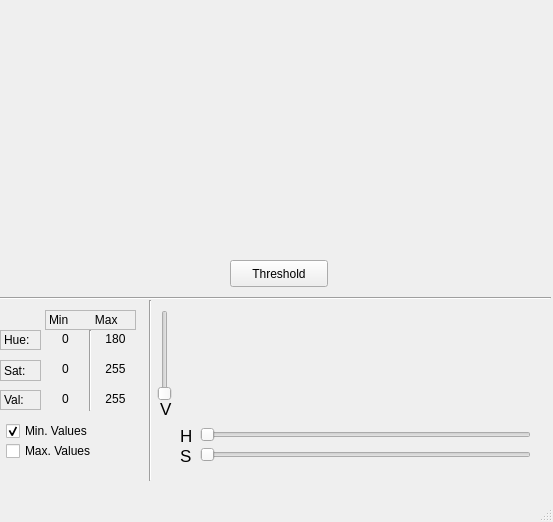
<?xml version="1.0" encoding="UTF-8"?>
<ui version="4.0">
 <class>MainWindow</class>
 <widget class="QMainWindow" name="MainWindow">
  <property name="geometry">
   <rect>
    <x>0</x>
    <y>0</y>
    <width>553</width>
    <height>522</height>
   </rect>
  </property>
  <property name="windowTitle">
   <string>MainWindow</string>
  </property>
  <widget class="QWidget" name="centralwidget">
   <widget class="QWidget" name="video" native="true">
    <property name="geometry">
     <rect>
      <x>120</x>
      <y>0</y>
      <width>320</width>
      <height>240</height>
     </rect>
    </property>
    <property name="autoFillBackground">
     <bool>false</bool>
    </property>
   </widget>
   <widget class="Line" name="line">
    <property name="geometry">
     <rect>
      <x>0</x>
      <y>290</y>
      <width>551</width>
      <height>16</height>
     </rect>
    </property>
    <property name="orientation">
     <enum>Qt::Horizontal</enum>
    </property>
   </widget>
   <widget class="QPushButton" name="setThreshold">
    <property name="geometry">
     <rect>
      <x>230</x>
      <y>260</y>
      <width>98</width>
      <height>27</height>
     </rect>
    </property>
    <property name="text">
     <string>Threshold</string>
    </property>
   </widget>
   <widget class="QLabel" name="color_picker">
    <property name="geometry">
     <rect>
      <x>180</x>
      <y>310</y>
      <width>351</width>
      <height>111</height>
     </rect>
    </property>
    <property name="mouseTracking">
     <bool>false</bool>
    </property>
    <property name="text">
     <string/>
    </property>
    <property name="pixmap">
     <pixmap>hsv.jpg</pixmap>
    </property>
    <property name="scaledContents">
     <bool>true</bool>
    </property>
   </widget>
   <widget class="QLabel" name="h_lbl">
    <property name="geometry">
     <rect>
      <x>180</x>
      <y>420</y>
      <width>16</width>
      <height>31</height>
     </rect>
    </property>
    <property name="font">
     <font>
      <pointsize>13</pointsize>
     </font>
    </property>
    <property name="text">
     <string>H</string>
    </property>
    <property name="scaledContents">
     <bool>true</bool>
    </property>
   </widget>
   <widget class="QSlider" name="hue">
    <property name="geometry">
     <rect>
      <x>200</x>
      <y>420</y>
      <width>331</width>
      <height>29</height>
     </rect>
    </property>
    <property name="maximum">
     <number>180</number>
    </property>
    <property name="singleStep">
     <number>5</number>
    </property>
    <property name="orientation">
     <enum>Qt::Horizontal</enum>
    </property>
   </widget>
   <widget class="QSlider" name="value">
    <property name="geometry">
     <rect>
      <x>150</x>
      <y>310</y>
      <width>29</width>
      <height>91</height>
     </rect>
    </property>
    <property name="maximum">
     <number>255</number>
    </property>
    <property name="singleStep">
     <number>5</number>
    </property>
    <property name="orientation">
     <enum>Qt::Vertical</enum>
    </property>
   </widget>
   <widget class="QLabel" name="v_lbl">
    <property name="geometry">
     <rect>
      <x>160</x>
      <y>400</y>
      <width>21</width>
      <height>17</height>
     </rect>
    </property>
    <property name="font">
     <font>
      <pointsize>13</pointsize>
     </font>
    </property>
    <property name="text">
     <string>V</string>
    </property>
    <property name="scaledContents">
     <bool>true</bool>
    </property>
   </widget>
   <widget class="QLabel" name="hue_label">
    <property name="geometry">
     <rect>
      <x>0</x>
      <y>330</y>
      <width>41</width>
      <height>20</height>
     </rect>
    </property>
    <property name="frameShape">
     <enum>QFrame::StyledPanel</enum>
    </property>
    <property name="frameShadow">
     <enum>QFrame::Plain</enum>
    </property>
    <property name="midLineWidth">
     <number>2</number>
    </property>
    <property name="text">
     <string>Hue: </string>
    </property>
   </widget>
   <widget class="QLabel" name="sat_label">
    <property name="geometry">
     <rect>
      <x>0</x>
      <y>360</y>
      <width>41</width>
      <height>21</height>
     </rect>
    </property>
    <property name="frameShape">
     <enum>QFrame::StyledPanel</enum>
    </property>
    <property name="frameShadow">
     <enum>QFrame::Plain</enum>
    </property>
    <property name="midLineWidth">
     <number>2</number>
    </property>
    <property name="text">
     <string>Sat:</string>
    </property>
   </widget>
   <widget class="QLabel" name="value_label">
    <property name="geometry">
     <rect>
      <x>0</x>
      <y>390</y>
      <width>41</width>
      <height>20</height>
     </rect>
    </property>
    <property name="frameShape">
     <enum>QFrame::StyledPanel</enum>
    </property>
    <property name="frameShadow">
     <enum>QFrame::Plain</enum>
    </property>
    <property name="midLineWidth">
     <number>2</number>
    </property>
    <property name="text">
     <string>Val:</string>
    </property>
   </widget>
   <widget class="QCheckBox" name="min_check">
    <property name="geometry">
     <rect>
      <x>6</x>
      <y>420</y>
      <width>111</width>
      <height>22</height>
     </rect>
    </property>
    <property name="text">
     <string>Min. Values</string>
    </property>
    <property name="checked">
     <bool>true</bool>
    </property>
   </widget>
   <widget class="QCheckBox" name="max_check">
    <property name="geometry">
     <rect>
      <x>6</x>
      <y>440</y>
      <width>111</width>
      <height>22</height>
     </rect>
    </property>
    <property name="text">
     <string>Max. Values</string>
    </property>
   </widget>
   <widget class="Line" name="line_3">
    <property name="geometry">
     <rect>
      <x>80</x>
      <y>330</y>
      <width>20</width>
      <height>81</height>
     </rect>
    </property>
    <property name="orientation">
     <enum>Qt::Vertical</enum>
    </property>
   </widget>
   <widget class="Line" name="line_4">
    <property name="geometry">
     <rect>
      <x>140</x>
      <y>300</y>
      <width>20</width>
      <height>181</height>
     </rect>
    </property>
    <property name="orientation">
     <enum>Qt::Vertical</enum>
    </property>
   </widget>
   <widget class="QLabel" name="min_max_lbl">
    <property name="geometry">
     <rect>
      <x>45</x>
      <y>310</y>
      <width>91</width>
      <height>20</height>
     </rect>
    </property>
    <property name="frameShape">
     <enum>QFrame::StyledPanel</enum>
    </property>
    <property name="frameShadow">
     <enum>QFrame::Plain</enum>
    </property>
    <property name="midLineWidth">
     <number>2</number>
    </property>
    <property name="text">
     <string>Min        Max</string>
    </property>
   </widget>
   <widget class="QLabel" name="h_min_lbl">
    <property name="geometry">
     <rect>
      <x>50</x>
      <y>330</y>
      <width>31</width>
      <height>17</height>
     </rect>
    </property>
    <property name="text">
     <string>0</string>
    </property>
    <property name="alignment">
     <set>Qt::AlignCenter</set>
    </property>
   </widget>
   <widget class="QLabel" name="s_min_lbl">
    <property name="geometry">
     <rect>
      <x>50</x>
      <y>360</y>
      <width>31</width>
      <height>17</height>
     </rect>
    </property>
    <property name="text">
     <string>0</string>
    </property>
    <property name="alignment">
     <set>Qt::AlignCenter</set>
    </property>
   </widget>
   <widget class="QLabel" name="v_min_lbl">
    <property name="geometry">
     <rect>
      <x>50</x>
      <y>390</y>
      <width>31</width>
      <height>17</height>
     </rect>
    </property>
    <property name="text">
     <string>0</string>
    </property>
    <property name="alignment">
     <set>Qt::AlignCenter</set>
    </property>
   </widget>
   <widget class="QLabel" name="h_max_lbl">
    <property name="geometry">
     <rect>
      <x>100</x>
      <y>330</y>
      <width>31</width>
      <height>17</height>
     </rect>
    </property>
    <property name="text">
     <string>180</string>
    </property>
    <property name="alignment">
     <set>Qt::AlignCenter</set>
    </property>
   </widget>
   <widget class="QLabel" name="s_max_lbl">
    <property name="geometry">
     <rect>
      <x>100</x>
      <y>360</y>
      <width>31</width>
      <height>17</height>
     </rect>
    </property>
    <property name="text">
     <string>255</string>
    </property>
    <property name="alignment">
     <set>Qt::AlignCenter</set>
    </property>
   </widget>
   <widget class="QLabel" name="v_max_lbl">
    <property name="geometry">
     <rect>
      <x>100</x>
      <y>390</y>
      <width>31</width>
      <height>17</height>
     </rect>
    </property>
    <property name="text">
     <string>255</string>
    </property>
    <property name="alignment">
     <set>Qt::AlignCenter</set>
    </property>
   </widget>
   <widget class="QLabel" name="s_lbl">
    <property name="geometry">
     <rect>
      <x>180</x>
      <y>440</y>
      <width>16</width>
      <height>31</height>
     </rect>
    </property>
    <property name="font">
     <font>
      <pointsize>13</pointsize>
     </font>
    </property>
    <property name="text">
     <string>S</string>
    </property>
    <property name="scaledContents">
     <bool>true</bool>
    </property>
   </widget>
   <widget class="QSlider" name="sat">
    <property name="geometry">
     <rect>
      <x>200</x>
      <y>440</y>
      <width>331</width>
      <height>29</height>
     </rect>
    </property>
    <property name="maximum">
     <number>255</number>
    </property>
    <property name="singleStep">
     <number>5</number>
    </property>
    <property name="orientation">
     <enum>Qt::Horizontal</enum>
    </property>
   </widget>
  </widget>
  <widget class="QMenuBar" name="menubar">
   <property name="geometry">
    <rect>
     <x>0</x>
     <y>0</y>
     <width>553</width>
     <height>25</height>
    </rect>
   </property>
  </widget>
  <widget class="QStatusBar" name="statusbar"/>
 </widget>
 <resources/>
 <connections/>
</ui>
